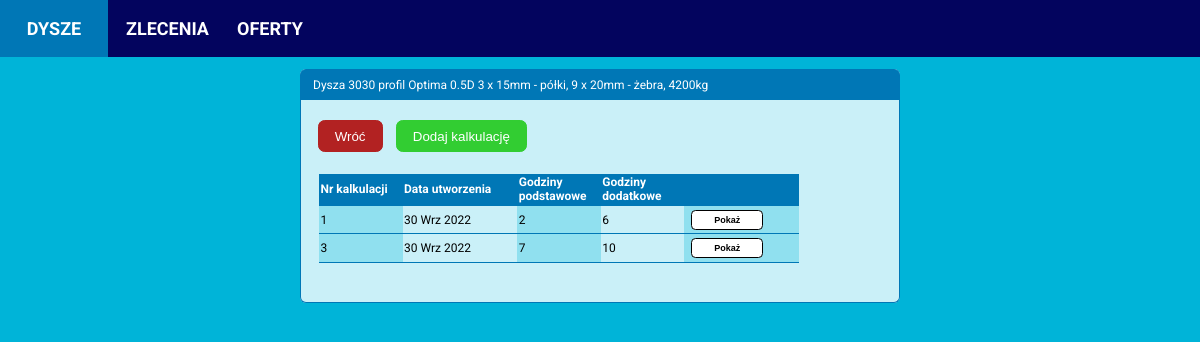
/nozzle/1/calculations, run on an earlier commit of the app's database.
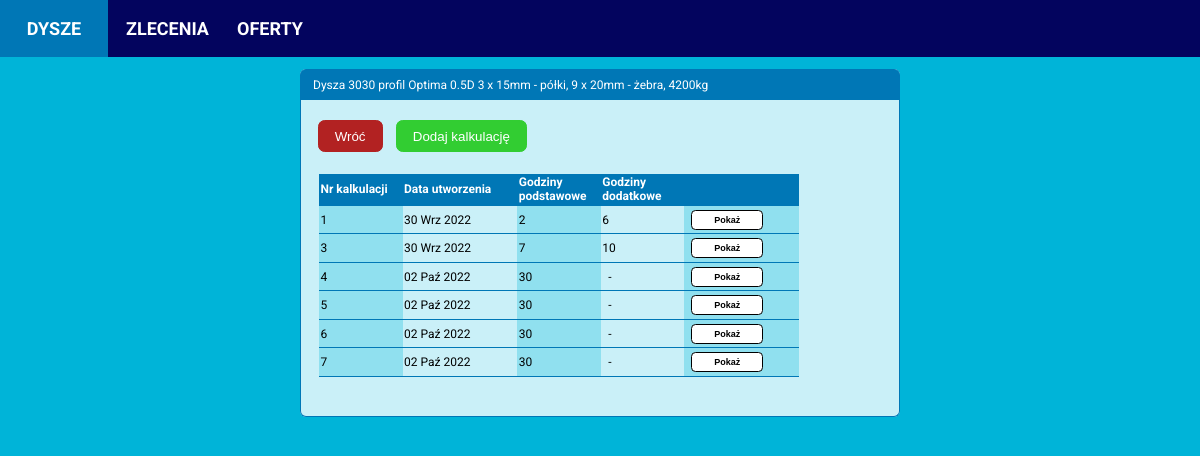
And on a later commit of the database.
### calculator/models.py (models this page shows, shortened)
class Nozzle(models.Model):
    PROFILES = (('Optima', 'Optima'),
                ('19A', '19A'),
                )
    INNER_RING_TYPES = (('Complete st. st. inside', 'Wnętrze nierdzewne'),
                        ('St. st. ring inside', 'Pierścień kawitacyjny nierdzewny'),
                        ('Complete steel', 'Wnętrze ze stali zwykłej'),
                        ('St. st. ring and outlet', 'Pierścień kawitacyjny i wylot ze stali nierdzewnej'))
    date_created = models.DateTimeField(auto_now_add=True)
    diameter = models.PositiveIntegerField(null=False, blank=False)
    profile = models.CharField(max_length=32, choices=PROFILES, null=False, blank=False)
    drawing_number = models.CharField(max_length=32, blank=True)
    profile_height = models.PositiveIntegerField(null=False, blank=False)
    inner_ring_type = models.CharField(max_length=32, choices=INNER_RING_TYPES, null=False, blank=False)
    inner_ring_thickness_propeller_zone = models.PositiveIntegerField(null=False, blank=False)
    inner_ring_thickness_inlet_zone = models.PositiveIntegerField(null=False, blank=False)
    inner_ring_thickness_outlet_zone = models.PositiveIntegerField(null=False, blank=False)
    ribs_quantity = models.PositiveIntegerField(null=False, blank=False)
    ribs_thickness = models.PositiveIntegerField(null=False, blank=False)
    segments_quantity = models.PositiveIntegerField(null=False, blank=False)
    segments_thickness = models.PositiveIntegerField(null=False, blank=False)
    has_headbox = models.BooleanField(null=False, blank=False)
    has_outlet_ring = models.BooleanField(null=False, blank=False)
    theoretical_weight = models.PositiveIntegerField(blank=True, default=0)
    real_weight = models.PositiveIntegerField(blank=True, default=0)

class NozzleCalculation(models.Model):
    nozzle = models.ForeignKey(Nozzle, on_delete=models.CASCADE)
    date_created = models.DateTimeField(auto_now_add=True)
    assembly_hours = models.PositiveIntegerField(default=0, blank=True, null=True)
    welding_hours = models.PositiveIntegerField(default=0, blank=True, null=True)
    spinning_hours = models.PositiveIntegerField(default=0, blank=True, null=True)
    small_machining_hours = models.PositiveIntegerField(default=0, blank=True, null=True)
    medium_machining_hours = models.PositiveIntegerField(default=0, blank=True, null=True)
    tos_machining_hours = models.PositiveIntegerField(default=0, blank=True, null=True)
    cutting_plates_hours = models.PositiveIntegerField(default=0, blank=True, null=True)
    bending_hours = models.PositiveIntegerField(default=0, blank=True, null=True)
    rolling_profiles_hours = models.PositiveIntegerField(default=0, blank=True, null=True)
    comment = models.TextField(default='', blank=True, null=True)

### calculator/views.py (the view)
# urls.py: path('nozzle/<int:nozzle_id>/calculations', nozzle_calculations_view, name='nozzle_calculations'),
def nozzle_calculations_view(request, nozzle_id):
    nozzle = Nozzle.objects.get(id=nozzle_id)
    ratio = round((nozzle.profile_height / nozzle.diameter), 1)
    calculations = nozzle.nozzlecalculation_set.order_by('date_created').annotate(
        total_additional_hours=Sum(F('additionalnozzlehours__additional_hours_amount'))).annotate(
        total_hours=F('assembly_hours')+F('welding_hours'))  ######## dokończyć sumowanie!!!!!!!!!!!!!!!!!!!!
    template = 'calculator/nozzle_calculations.html'
    context = {'nozzle': nozzle,
               'calculations': calculations,
               'ratio': ratio,
               }
    return render(request, template, context)

### calculator/templates/calculator/nozzle_calculations.html
{% extends 'calculator/base.html' %}
{% block content %}
<div class="content-main">
  <div class="item-box">
    <div class="item-header-box">
      <p>Dysza {{ nozzle.diameter }}
       profil {{ nozzle.profile }}
      {{ ratio }}D {{ type_name }}
      {{ nozzle.segments_quantity}} x {{ nozzle.segments_thickness}}mm - półki,
      {{ nozzle.ribs_quantity}} x {{ nozzle.ribs_thickness}}mm - żebra,
      {{ nozzle.theoretical_weight }}kg</p>
    </div>
    <div class="item-details">
      <div class="button-box">
        <a href="{% url 'calculator:nozzle_details' nozzle.id %}"><button class="cancel-btn">Wróć</button></a>
        <a href="{% url 'calculator:add_nozzle_calculation' nozzle_id=nozzle.id %}"><button class="add-btn">Dodaj kalkulację</button></a>
      </div>
      <div class="item-details-table">
        <table>
          <thead>
            <tr>
              <th style="width: 6em;">Nr kalkulacji</th>
              <th>Data utworzenia</th>
              <th style="width: 6em;">Godziny podstawowe</th>
              <th style="width: 6em;">Godziny dodatkowe</th>
              <th></th>
            </tr>
          </thead>
          {% for calculation in calculations%}
          <tr>
            <td>{{ calculation.id }}</td>
            {% load i18n %}
            {% language 'pl' %}
            <td>{{ calculation.date_created|date:"d M Y" }}</td>
            {% endlanguage %}
            <td>{{ calculation.total_hours }}</td>
            {% if calculation.total_additional_hours %}
              <td>{{ calculation.total_additional_hours }}</td>
            {% else %}
              <td>&nbsp -</td>
            {% endif %}
            <td><a href="{% url 'calculator:nozzle_calculation_details' calculation.id %}"><button class="show-btn">Pokaż</button></a></td>
          </tr>
          {% endfor %}
        </table>
      </div>
    </div>
  </div>
</div>
{% endblock content %}

### calculator/templates/calculator/base.html (shortened to what this page needs)
{% load static %}
<!DOCTYPE html>
<html lang="en">
<head>
  <link rel="stylesheet" href="{% static 'styles.css' %}">
  <link rel="stylesheet" href="{% static 'navbar.css' %}">
</head>
<body>
  {% include 'calculator/navbar.html' %}
  {% block content %}
  {% endblock content %}
</body>
</html>

### calculator/templates/calculator/navbar.html
<navbar>
  <ul>
    <li><a class='navbar-lnk' href="{% url 'calculator:nozzles' %}">DYSZE</a></li>
    <li><a class="navbar-lnk" href="{% url 'calculator:orders_view' %}">ZLECENIA</a></li>
    <li><a class="navbar-lnk" href="{% url 'calculator:offers_view' %}">OFERTY</a></li>
  </ul>
</navbar>

### static/styles.css (style rules this page uses)
body { font-family: Roboto, Arial; font-size: 12px; margin: 0 auto; padding: 0; background-color: #00b4d8; }
table { width: 480px; }
table, th, td { border-collapse: collapse; text-align: left; border-bottom: 1px solid #0077b6; margin-left: 0.5em; margin-bottom: 2em; }
td:nth-child(2n+1) { background-color: #90e0ef; }
thead { background-color: #0077b6; color: white; font-weight: 300; }
thead th { width: 100px; }
th, td { padding: 0.125em; }
.content-main { display: flex; flex-direction: row; background-color: #00b4d8; justify-content: space-between; align-items: flex-start; margin: 0 auto; padding: 0 auto; }
.item-box { min-width: 350px; width: 600px; display: flex; flex-direction: column; background-color: #CAF0F8; border-radius: 0.5em; margin: 1em auto; padding: 0px; }
.item-header-box { display: flex; margin: 0; padding-left: 1em; background-color: #0077b6; height: 2.5em; color: white; border-top-left-radius: 0.5em; border-top-right-radius: 0.5em; border-left: 1px solid #0077b6; border-right: 1px solid #0077b6; border-top: 1px solid #0077b6; align-items: center; }
.item-details { padding: 1em 1em; border-left: 1px solid #0077b6; border-right: 1px solid #0077b6; border-bottom: 1px solid #0077b6; border-bottom-left-radius: 0.5em; border-bottom-right-radius: 0.5em; }
.item-details-table { padding: 0.25em 0; margin-top: 1em; }
.button-box { display: flex; justify-content: flex-start; align-items: center; margin: 0.125em 0.25em; }
.show-btn { font-size: 0.75em; font-weight: bold; text-align: center; margin: 0.25em 0.625em; background-color: white; border: 1px solid black; border-radius: 0.5em; height: 1.25rem; width: 8em; cursor: pointer; transition: background-color 0.2s; transition: color 0.2s; }
.add-btn, .confirm-btn, .cancel-btn { background-color: limegreen; color: white; border: 1px solid limegreen; border-radius: 0.5em; height: 2rem; padding: 0.5rem 1rem; margin: 0.5em 0.5em; cursor: pointer; }
.cancel-btn { background-color: firebrick; border: 1px solid firebrick; margin-left: 0.125em; }

### static/navbar.css (style rules this page uses)
ul { list-style-type: none; margin: 0; padding: 0; background-color: #03045E; overflow: hidden; }
li { display: inline; float: left; }
.navbar-lnk { display: block; padding: 0.5em; text-align: center; font-size: 1.5em; font-weight: bold; text-decoration: none; color: white; padding: 1em 1em; width: 4em; }

What changed in the data, as far as the page shows it:
added NozzleCalculation: id "4", date_created "02 Paź 2022", total_hours "30"
added NozzleCalculation: id "5", date_created "02 Paź 2022", total_hours "30"
added NozzleCalculation: id "6", date_created "02 Paź 2022", total_hours "30"
added NozzleCalculation: id "7", date_created "02 Paź 2022", total_hours "30"
